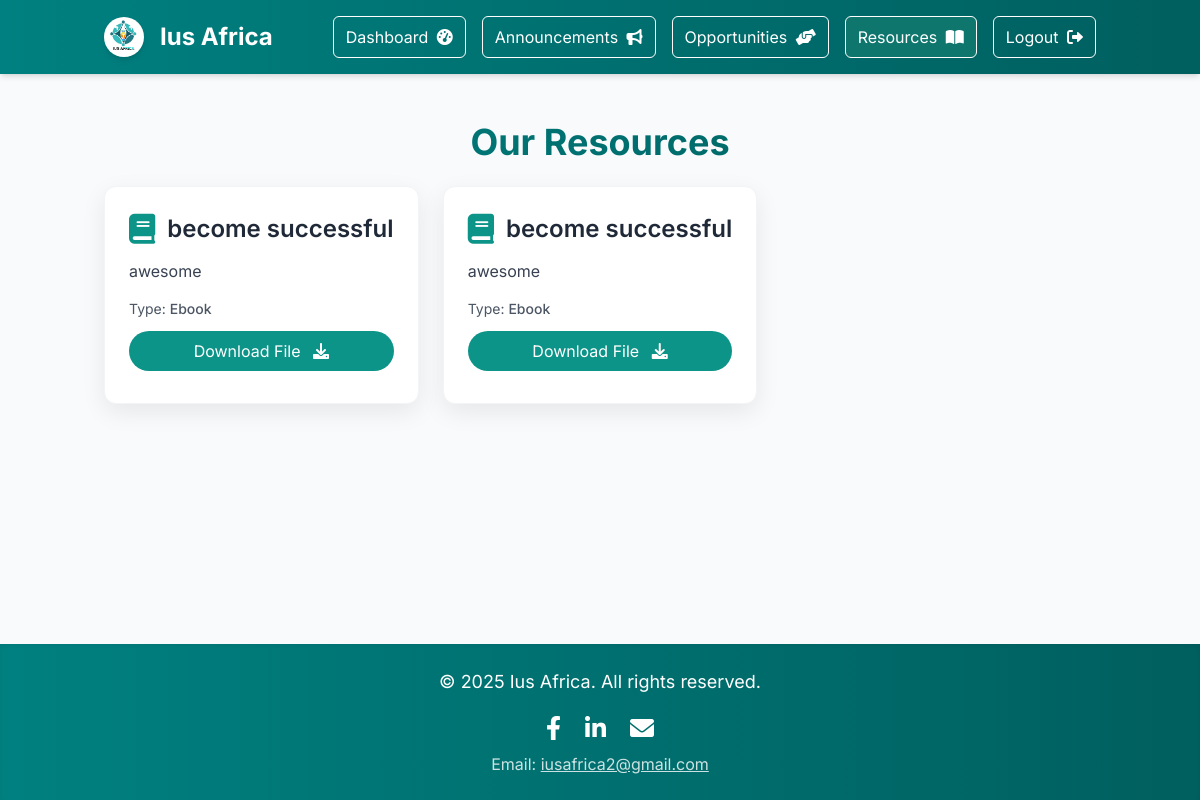
/user/resources, run on the app's committed database.
### app.py (models this page shows, shortened)
class Resource(db.Model):
    id = db.Column(db.Integer, primary_key=True)
    title = db.Column(db.String(255), nullable=False)
    description = db.Column(db.Text, nullable=True)
    resource_type = db.Column(db.String(50), nullable=False) # 'ebook', 'webinar', 'article', 'toolkit'
    file_link = db.Column(db.String(500), nullable=True) # For ebooks/toolkits (e.g., PDF link)
    video_link = db.Column(db.String(500), nullable=True) # For webinars (e.g., YouTube link)
    content = db.Column(db.Text, nullable=True) # For articles (actual text content)
    created_at = db.Column(db.DateTime, default=datetime.utcnow)
    is_published = db.Column(db.Boolean, default=True)

### app.py (the view)
@app.route('/user/resources')
def user_resources():
    resources = Resource.query.filter_by(is_published=True).order_by(Resource.created_at.desc()).all()
    return render_template('user_resources.html', resources=resources)

### templates/user_resources.html (shortened to what this page needs)
<!DOCTYPE html>
<html lang="en">
<head>
    <script src="https://cdn.tailwindcss.com"></script>
    <link rel="stylesheet" href="https://cdnjs.cloudflare.com/ajax/libs/font-awesome/6.0.0-beta3/css/all.min.css">
</head>
<body class="antialiased flex flex-col min-h-screen">
    <header class="header-gradient-bg text-white py-4 shadow-md">
        <div class="container mx-auto px-4 flex flex-col md:flex-row justify-between items-center md:space-y-0 space-y-4">
            <div class="flex items-center space-x-4">
                <img src="{{ url_for('static', filename='logo.jpg') }}" alt="Ius Africa Logo" class="w-10 h-10 rounded-full shadow-md">
                <h1 class="text-2xl font-bold">Ius Africa</h1>
            </div>
            <nav class="flex flex-wrap justify-center items-center space-x-2 md:space-x-4">
                <a href="{{ url_for('user_dashboard') }}" class="text-white hover:text-gray-200 transition-colors duration-300 px-3 py-2 rounded-md border border-white hover:bg-white hover:text-teal-600 my-1 md:my-0">
                    Dashboard <i class="fas fa-tachometer-alt ml-1"></i>
                </a>
                <a href="{{ url_for('user_announcements') }}" class="text-white hover:text-gray-200 transition-colors duration-300 px-3 py-2 rounded-md border border-white hover:bg-white hover:text-teal-600 my-1 md:my-0">
                    Announcements <i class="fas fa-bullhorn ml-1"></i>
                </a>
                <a href="{{ url_for('user_opportunities') }}" class="text-white hover:text-gray-200 transition-colors duration-300 px-3 py-2 rounded-md border border-white hover:bg-white hover:text-teal-600 my-1 md:my-0">
                    Opportunities <i class="fas fa-hands-helping ml-1"></i>
                </a>
                <a href="{{ url_for('user_resources') }}" class="text-white bg-teal-700 px-3 py-2 rounded-md border border-white my-1 md:my-0">
                    Resources <i class="fas fa-book-open ml-1"></i>
                </a>
                <a href="{{ url_for('user_logout') }}" class="text-white hover:text-gray-200 transition-colors duration-300 px-3 py-2 rounded-md border border-white hover:bg-white hover:text-teal-600 my-1 md:my-0">
                    Logout <i class="fas fa-sign-out-alt ml-1"></i>
                </a>
            </nav>
        </div>
    </header>
    <main class="flex-grow container mx-auto px-4 py-8 md:py-12">
        <section id="user-resources" class="mb-8 md:mb-12">
            <h2 class="text-3xl md:text-4xl font-bold text-center mb-6 text-gradient">Our Resources</h2>
            <div class="grid grid-cols-1 md:grid-cols-2 lg:grid-cols-3 gap-6">
                {% if resources %}
                    {% for resource in resources %}
                        <div class="resource-card bg-white p-6 rounded-xl card-shadow border border-gray-100 flex flex-col">
                            <div class="flex items-center mb-3">
                                {% if resource.resource_type == 'ebook' %}
                                    <i class="fas fa-book text-teal-600 text-3xl mr-3"></i>
                                {% elif resource.resource_type == 'webinar' %}
                                    <i class="fas fa-video text-teal-600 text-3xl mr-3"></i>
                                {% elif resource.resource_type == 'article' %}
                                    <i class="fas fa-newspaper text-teal-600 text-3xl mr-3"></i>
                                {% elif resource.resource_type == 'toolkit' %}
                                    <i class="fas fa-toolbox text-teal-600 text-3xl mr-3"></i>
                                {% endif %}
                                <h3 class="text-2xl font-semibold text-gray-800">{{ resource.title }}</h3>
                            </div>
                            <p class="text-gray-700 text-base mb-4 flex-grow">{{ resource.description or 'No description provided.' }}</p>
                            <p class="text-gray-600 text-sm mb-3">Type: <span class="font-medium">{{ resource.resource_type | capitalize }}</span></p>
                            {% if resource.file_link %}
                                <a href="{{ resource.file_link }}" target="_blank" class="bg-teal-600 text-white py-2 px-4 rounded-full hover:bg-teal-700 transition-colors duration-300 text-center mb-2">
                                    Download File <i class="fas fa-download ml-2"></i>
                                </a>
                            {% endif %}
                        </div>
                    {% endfor %}
                {% else %}
                    <p class="text-center text-gray-600 py-8 col-span-full">No resources available at the moment.</p>
                {% endif %}
            </div>
        </section>
    </main>
    <footer class="header-gradient-bg text-white py-6 mt-12 shadow-inner">
        <div class="container mx-auto px-4 text-center">
            <p class="mb-4 text-lg">&copy; 2025 Ius Africa. All rights reserved.</p>
            <div class="flex justify-center space-x-6 mb-2">
                <a href="https://www.facebook.com/profile.php?id=61565971682688" target="_blank" rel="noopener noreferrer" class="text-white hover:text-gray-200 transition-colors duration-300">
                    <i class="fab fa-facebook-f text-2xl"></i>
                </a>
                <a href="https://www.linkedin.com/company/105226035/admin/dashboard/" target="_blank" rel="noopener noreferrer" class="text-white hover:text-gray-200 transition-colors duration-300">
                    <i class="fab fa-linkedin-in text-2xl"></i>
                </a>
                <a href="mailto:iusafrica2@gmail.com" class="text-white hover:text-gray-200 transition-colors duration-300">
                    <i class="fas fa-envelope text-2xl"></i>
                </a>
            </div>
            <p class="text-md opacity-80">
                Email: <a href="mailto:iusafrica2@gmail.com" class="underline hover:no-underline">iusafrica2@gmail.com</a>
            </p>
        </div>
    </footer>
</body>
</html>

### templates/user_resources.html (style rules this page uses)
body { font-family: 'Inter', sans-serif; background-color: #f8fafc; color: #1a202c; }
.header-gradient-bg { background: linear-gradient(to right, #008080, #005f5f); }
.card-shadow { box-shadow: 0 8px 24px rgba(0, 0, 0, 0.08); }
.text-gradient { background: linear-gradient(to right, #008080, #005f5f); -webkit-background-clip: text; -webkit-text-fill-color: transparent; }
.resource-card { transition: transform 0.2s ease-in-out, box-shadow 0.2s ease-in-out; }

### data on the page
Resource: title "become successful", description "awesome", resource_type "Ebook"
Resource: title "become successful", description "awesome", resource_type "Ebook"
